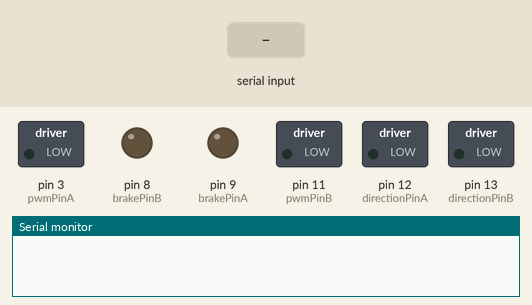
Recording of a sketch running on a simulated Arduino Uno, built with avr-gcc and run on an emulated ATmega328P. Parts: switched loads named in the sketch (green lamp = pin HIGH), output pins drawn as LEDs (lit = HIGH), the last lines printed to the serial monitor. The inputs (shaded band) are chosen by the test bench.

Above: at 1.2 s.
1.3 s: "F" received over Serial
At 1.9 s:
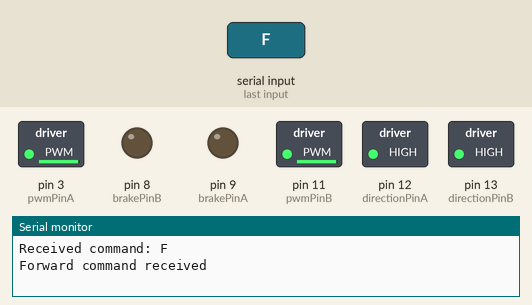
2.8 s: "1" received over Serial
Timing chart, 0 to 5.8 s (numbered marks = the images above; inputs shaded):
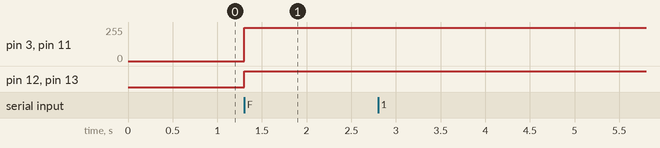

Measured:
- after the input at 1.3 s, pin 3 (pwmPinA), pin 11 (pwmPinB): 0/255 → 250/255 at once; pin 12 (directionPinA), pin 13 (directionPinB): LOW → HIGH at once

The sketch:

const_speed_forward.ino
```cpp
char command;
bool shouldExit = false;

// Channel A
int directionPinA = 12;
int pwmPinA = 3;
int brakePinA = 9;

// Channel B
int directionPinB = 13;
int pwmPinB = 11;
int brakePinB = 8;
int X;

/*int getRandomPWMValue() {
    return random(100, 256); // 100 ile 255 arasında rastgele bir değer döndürür
}*/

void setup() {
    pinMode(directionPinA, OUTPUT);
    pinMode(pwmPinA, OUTPUT);
    pinMode(brakePinA, OUTPUT);

    pinMode(directionPinB, OUTPUT);
    pinMode(pwmPinB, OUTPUT);
    pinMode(brakePinB, OUTPUT);

    Serial.begin(9600);
    randomSeed(analogRead(0)); // Rastgele sayı üretimi için seed değerini ayarla
}

void loop() {
    if (Serial.available() > 0 && !shouldExit) {
        command = Serial.read();
        Serial.print("Received command: ");
        Serial.println(command);

        // Motor control operations
        switch (command) {
            case 'F':
                Serial.println("Forward command received");
                digitalWrite(brakePinA, LOW);
                digitalWrite(brakePinB, LOW);
                digitalWrite(directionPinA, HIGH);
                digitalWrite(directionPinB, HIGH);
                analogWrite(pwmPinA, 250);
                analogWrite(pwmPinB, 250);
                break;

            default:
                // Invalid command state
                break;
        }
    }
}
```
